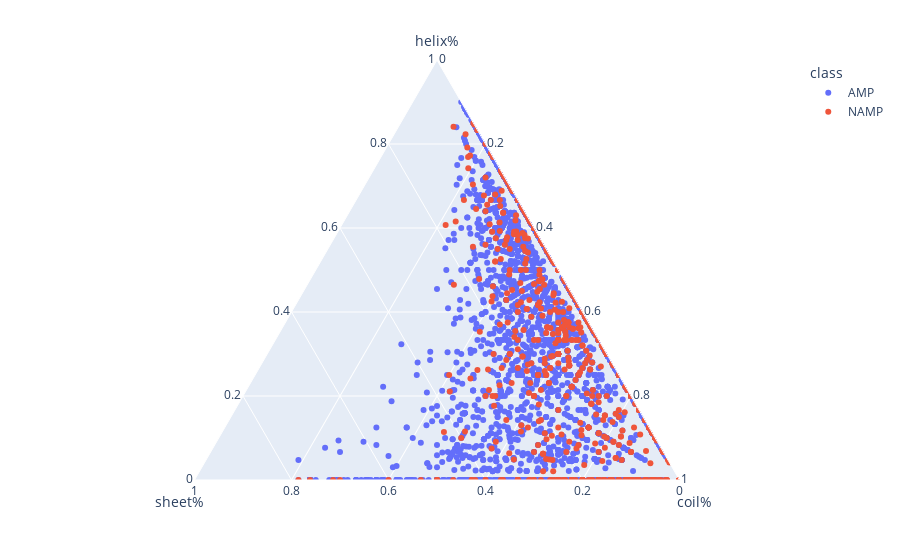

Notebook cell for this chart:
### Code cell
import plotly.express as px
fig = px.scatter_ternary(ann,  a='helix%', b='sheet%', c='coil%',
    color="class", size_max=15,
    )
fig.show()

### Figure 1 — Plotly figure (JSON) as saved in the notebook; plotly's stock layout.template omitted (floating-point values rounded to 4 significant figures; data arrays with more than 128 entries replaced by an {"elided": "..."} marker saying what was removed)
{"data": [{"a": {"elided": "5121 float values"}, "b": {"elided": "5121 float values"}, "c": {"elided": "5121 float values"}, "hovertemplate": "class=AMP<br>helix%=%{a}<br>sheet%=%{b}<br>coil%=%{c}<extra></extra>", "legendgroup": "AMP", "marker": {"color": "#636efa", "symbol": "circle"}, "mode": "markers", "name": "AMP", "showlegend": true, "subplot": "ternary", "type": "scatterternary"}, {"a": {"elided": "823 float values"}, "b": {"elided": "823 float values"}, "c": {"elided": "823 float values"}, "hovertemplate": "class=NAMP<br>helix%=%{a}<br>sheet%=%{b}<br>coil%=%{c}<extra></extra>", "legendgroup": "NAMP", "marker": {"color": "#EF553B", "symbol": "circle"}, "mode": "markers", "name": "NAMP", "showlegend": true, "subplot": "ternary", "type": "scatterternary"}], "layout": {"legend": {"title": {"text": "class"}, "tracegroupgap": 0}, "margin": {"t": 60}, "ternary": {"aaxis": {"title": {"text": "helix%"}}, "baxis": {"title": {"text": "sheet%"}}, "caxis": {"title": {"text": "coil%"}}, "domain": {"x": [0, 1], "y": [0, 1]}}}}
